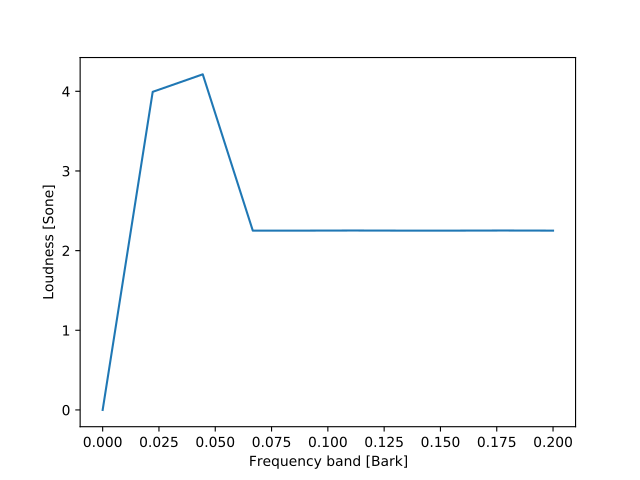

Write Python code to recreate this figure.
from mosqito.sq_metrics import loudness_ecma
import matplotlib.pyplot as plt
import numpy as np
f=1000
fs=48000
d=0.2
dB=60
time = np.arange(0, d, 1/fs)
stimulus = 0.5 * (1 + np.sin(2 * np.pi * f * time))
rms = np.sqrt(np.mean(np.power(stimulus, 2)))
ampl = 0.00002 * np.power(10, dB / 20) / rms
stimulus = stimulus * ampl
N, N_spec, bark_axis, time_axis = loudness_ecma(stimulus)
plt.plot(time_axis, N)
plt.xlabel("Frequency band [Bark]")
plt.ylabel("Loudness [Sone]")
